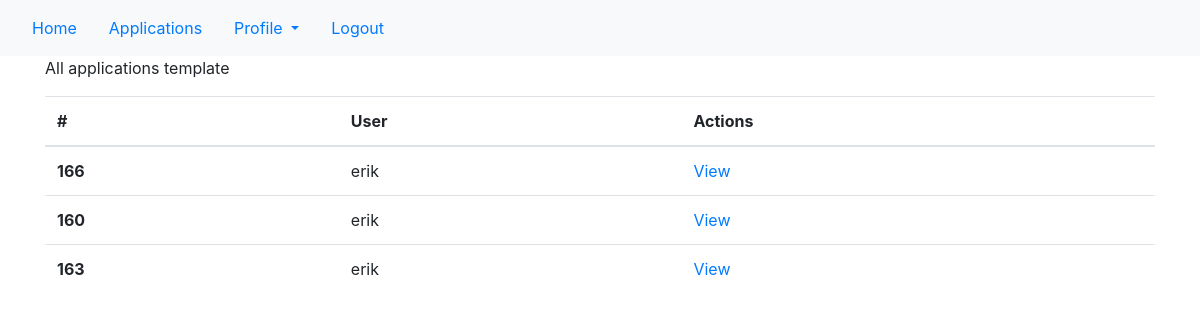
Page /applications/ (signed in) on the earlier database version.
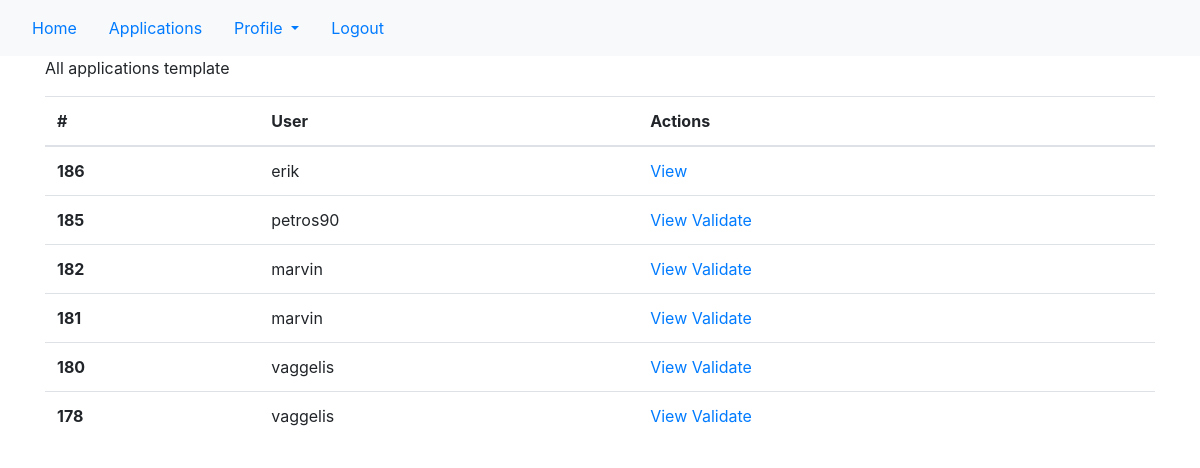
Same page on the later database version.
### main/models.py (models this page shows, shortened)
class Application(models.Model):
    user = models.ForeignKey(User,on_delete=models.CASCADE, null=True) #change null=True
    master = models.ForeignKey(Master,on_delete=models.CASCADE, null=True)
    orientation = models.ForeignKey(Orientation,on_delete=models.CASCADE, null=True)
    updated = models.DateTimeField(auto_now=True)
    created = models.DateTimeField(auto_now_add=True)
    is_validated = models.BooleanField(default=False)
    is_accepted = models.BooleanField(default=False)
    is_withdrawn = models.BooleanField(default=False)
    class Meta:
        ordering = ['-updated', '-created']
        permissions = [
            ("validate_application", "Can validate an application"),
            ("accept_application", "Can accept an application")
        ]

class User(AbstractUser):
    has_applied = models.BooleanField(default=False)
    fathers_name = models.CharField(max_length=150, null=True)
    mothers_name = models.CharField(max_length=150, null=True)
    class Sex(models.TextChoices):
        male = "male"
        female = "female"
    sex = models.CharField(
        max_length=6,
        choices=Sex.choices,
        null=True
    )
    class Marital_status(models.TextChoices):
        married = "married"
        unmarried = "unmarried"
    marital_status = models.CharField(
        max_length=9,
        choices=Marital_status.choices,
        null=True,
        blank=True
    )
    class Μilitary_service(models.TextChoices):
        completed = "completed"
        not_completed = "not completed"
    military_service = models.CharField(
        max_length=13,
        choices=Μilitary_service.choices,
        null=True,
        blank=True
    )
    date_of_birth = models.DateField(null=True)
    place_of_birth = models.CharField(max_length=150, null=True)
    prefecture = models.CharField(max_length=150, null=True) #νομός
    country = models.CharField(max_length=150, null=True)
    def validate_amka(amka): #amka must be eleven digits
        if not (amka.isdigit() and len(amka) == 11):
            raise ValidationError('amka must be 11 digits')
    amka = models.CharField(max_length=11, validators=[validate_amka], null = True)
    def validate_afm(afm): #afm must be 9 digits
        if not (afm.isdigit() and len(afm) == 9):
            raise ValidationError('afm must be 9 digits')
    afm = models.CharField(max_length=9, validators=[validate_afm], null = True)

### main/views.py (the view)
# urls.py: path("applications/", views.applications, name="all_applications"),
def applications(request): #list of all applications
    if not request.user.has_perm("main.view_application"):
        return redirect('home')
    applications = Application.objects.all()
    context = {'applications': applications}
    return render(request, "main/applications.html", context)

### main/templates/main/applications.html
{% extends 'main/base.html' %}
{% block content %}
<div class="home-container container">
    <p> All applications template</p>
    <div>
        <div>
            <table class="table table-hover">
                <thead>
                    <tr>
                        <th scope="col">#</th>
                        <th scope="col">User</th>
                        <th scope="col">Actions</th>
                    </tr>
                </thead>
                <tbody>
                    {% for application in applications %}
                    <tr>
                        <th scope="row">{{application.id}}</th>
                        <td>{{application.user}}</td>
                        <td><a href="/applications/{{application.id}}">View</a>
                        {% if not application.is_validated %}
                        <a href = "{% url 'validate_application' application.id %}">Validate</a></td>
                        {% elif not application.is_accepted %}
                        <a href = "{% url 'accept_application' application.id %}">Accept</a></td>
                        {% endif %}
                    </tr>
                    {% endfor %}
                </tbody>
            </table>
        </div>
    </div>
</div>
{% endblock %}

### main/templates/main/base.html (shortened to what this page needs)
<!DOCTYPE html>
<html lang="en">
<head>
    <link rel="stylesheet" href="https://stackpath.bootstrapcdn.com/bootstrap/4.4.1/css/bootstrap.min.css"
>
</head>
<body>
{% include 'main/navbar.html' %}
{% block content %}{% endblock %}
</body>
</html>

### main/templates/main/navbar.html (shortened to what this page needs)
<nav class="navbar navbar-expand-lg navbar-light bg-light">
    <a class="nav-item nav-link" href="{% url 'home' %}">
        Home
    </a>
    {% if perms.main.view_application %}
    <a class="nav-item nav-link" href="{% url 'all_applications' %}">
        Applications
    </a>
    {% endif %}
    {% if request.user.is_authenticated %}
    <div class="nav-item dropdown">
        <a class="nav-link dropdown-toggle" href="#" id="navbarDropdown" role="button" data-toggle="dropdown" aria-haspopup="true" aria-expanded="false">
            Profile
        </a>
    </div>
    <a class="nav-item nav-link" href="{% url 'logout' %}">
        Logout
    </a>
    {% endif %}
</nav>

Differences in the rows shown:
removed Application: id "166", user "erik"
removed Application: id "160", user "erik"
removed Application: id "163", user "erik"
added Application: id "186", user "erik"
added Application: id "185", user "petros90", is_validated "Validate"
added Application: id "182", user "marvin", is_validated "Validate"
added Application: id "181", user "marvin", is_validated "Validate"
added Application: id "180", user "vaggelis", is_validated "Validate"
added Application: id "178", user "vaggelis", is_validated "Validate"
